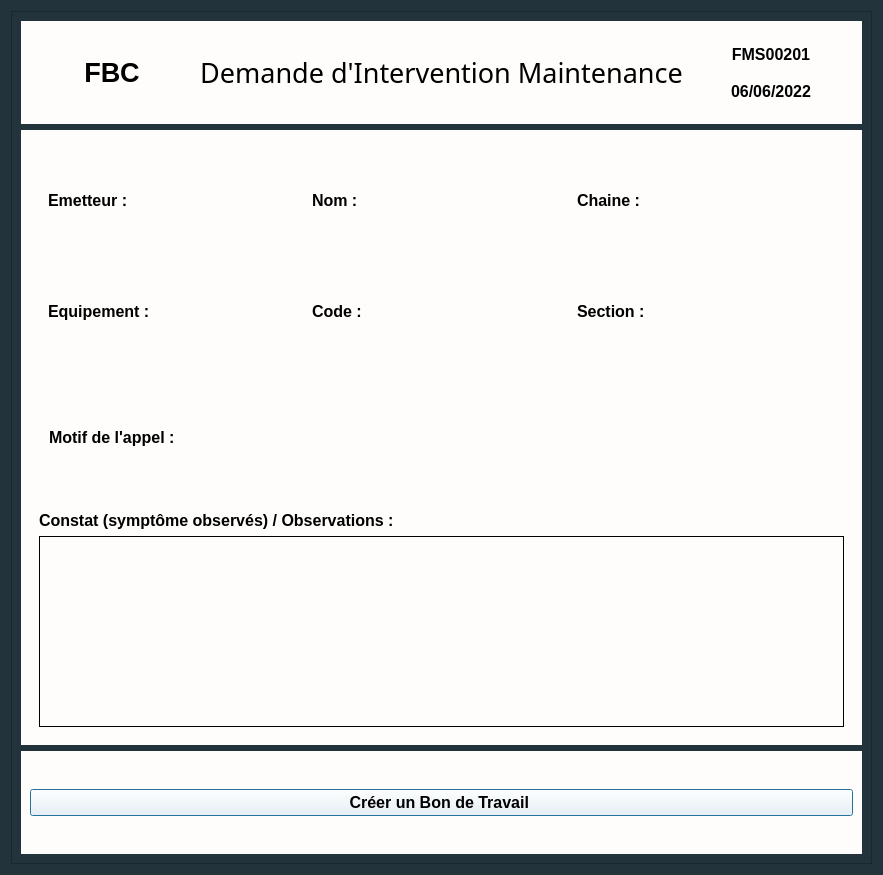
<?xml version="1.0" encoding="UTF-8"?>
<ui version="4.0">
 <class>Dialog</class>
 <widget class="QDialog" name="Dialog">
  <property name="geometry">
   <rect>
    <x>0</x>
    <y>0</y>
    <width>883</width>
    <height>875</height>
   </rect>
  </property>
  <property name="windowTitle">
   <string>Dialog</string>
  </property>
  <property name="styleSheet">
   <string notr="true">background-color : #22333B;
</string>
  </property>
  <layout class="QHBoxLayout" name="horizontalLayout_2">
   <item>
    <widget class="QFrame" name="frame">
     <property name="frameShape">
      <enum>QFrame::StyledPanel</enum>
     </property>
     <property name="frameShadow">
      <enum>QFrame::Raised</enum>
     </property>
     <layout class="QVBoxLayout" name="verticalLayout" stretch="1,6,1">
      <item>
       <widget class="QWidget" name="widget_3" native="true">
        <property name="styleSheet">
         <string notr="true">background-color : #FEFDFC;</string>
        </property>
        <layout class="QHBoxLayout" name="horizontalLayout" stretch="1,2,1">
         <item>
          <widget class="QLabel" name="fbc">
           <property name="font">
            <font>
             <family>Arial</family>
             <pointsize>20</pointsize>
             <weight>75</weight>
             <bold>true</bold>
            </font>
           </property>
           <property name="text">
            <string>FBC</string>
           </property>
           <property name="alignment">
            <set>Qt::AlignCenter</set>
           </property>
           <property name="margin">
            <number>0</number>
           </property>
          </widget>
         </item>
         <item>
          <widget class="QLabel" name="title">
           <property name="font">
            <font>
             <family>Modern No. 20</family>
             <pointsize>20</pointsize>
            </font>
           </property>
           <property name="text">
            <string>Demande d'Intervention Maintenance</string>
           </property>
           <property name="alignment">
            <set>Qt::AlignCenter</set>
           </property>
          </widget>
         </item>
         <item>
          <widget class="QWidget" name="widget_4" native="true">
           <layout class="QVBoxLayout" name="verticalLayout_2">
            <item>
             <widget class="QLabel" name="Id">
              <property name="font">
               <font>
                <family>Arial</family>
                <pointsize>12</pointsize>
                <weight>75</weight>
                <bold>true</bold>
               </font>
              </property>
              <property name="text">
               <string>FMS00201</string>
              </property>
              <property name="alignment">
               <set>Qt::AlignCenter</set>
              </property>
             </widget>
            </item>
            <item>
             <widget class="QLabel" name="Date">
              <property name="font">
               <font>
                <family>Arial</family>
                <pointsize>12</pointsize>
                <weight>75</weight>
                <bold>true</bold>
               </font>
              </property>
              <property name="text">
               <string>06/06/2022</string>
              </property>
              <property name="alignment">
               <set>Qt::AlignCenter</set>
              </property>
             </widget>
            </item>
           </layout>
          </widget>
         </item>
        </layout>
       </widget>
      </item>
      <item>
       <widget class="QWidget" name="widget_2" native="true">
        <property name="styleSheet">
         <string>background-color : #FEFDFC;</string>
        </property>
        <layout class="QVBoxLayout" name="verticalLayout_3" stretch="2,1,2">
         <item>
          <widget class="QWidget" name="widget_7" native="true">
           <layout class="QVBoxLayout" name="verticalLayout_4">
            <item>
             <widget class="QWidget" name="widget_8" native="true">
              <layout class="QHBoxLayout" name="horizontalLayout_3">
               <item>
                <widget class="QLabel" name="label_3">
                 <property name="font">
                  <font>
                   <family>Arial</family>
                   <pointsize>12</pointsize>
                   <weight>75</weight>
                   <bold>true</bold>
                  </font>
                 </property>
                 <property name="text">
                  <string>Emetteur :</string>
                 </property>
                </widget>
               </item>
               <item>
                <widget class="QLabel" name="NomEmetteur">
                 <property name="font">
                  <font>
                   <family>Arial</family>
                   <pointsize>12</pointsize>
                   <weight>75</weight>
                   <bold>true</bold>
                  </font>
                 </property>
                 <property name="text">
                  <string>Nom :</string>
                 </property>
                </widget>
               </item>
               <item>
                <widget class="QLabel" name="NumeroChaine">
                 <property name="font">
                  <font>
                   <family>Arial</family>
                   <pointsize>12</pointsize>
                   <weight>75</weight>
                   <bold>true</bold>
                  </font>
                 </property>
                 <property name="text">
                  <string>Chaine :</string>
                 </property>
                </widget>
               </item>
              </layout>
             </widget>
            </item>
            <item>
             <widget class="QWidget" name="widget_9" native="true">
              <property name="styleSheet">
               <string notr="true">QLineEdit{
	height : 25px;
}</string>
              </property>
              <layout class="QHBoxLayout" name="horizontalLayout_4" stretch="1,1,1">
               <item>
                <widget class="QLabel" name="EquipementNom">
                 <property name="font">
                  <font>
                   <family>Arial</family>
                   <pointsize>12</pointsize>
                   <weight>75</weight>
                   <bold>true</bold>
                  </font>
                 </property>
                 <property name="text">
                  <string>Equipement :</string>
                 </property>
                 <property name="alignment">
                  <set>Qt::AlignLeading|Qt::AlignLeft|Qt::AlignVCenter</set>
                 </property>
                 <property name="margin">
                  <number>0</number>
                 </property>
                </widget>
               </item>
               <item>
                <widget class="QLabel" name="EquipementCode">
                 <property name="font">
                  <font>
                   <family>Arial</family>
                   <pointsize>12</pointsize>
                   <weight>75</weight>
                   <bold>true</bold>
                  </font>
                 </property>
                 <property name="text">
                  <string>Code : </string>
                 </property>
                </widget>
               </item>
               <item>
                <widget class="QLabel" name="Section">
                 <property name="font">
                  <font>
                   <family>Arial</family>
                   <pointsize>12</pointsize>
                   <weight>75</weight>
                   <bold>true</bold>
                  </font>
                 </property>
                 <property name="text">
                  <string>Section :</string>
                 </property>
                </widget>
               </item>
              </layout>
             </widget>
            </item>
           </layout>
          </widget>
         </item>
         <item>
          <widget class="QWidget" name="widget_5" native="true">
           <property name="styleSheet">
            <string notr="true"/>
           </property>
           <layout class="QHBoxLayout" name="horizontalLayout_5">
            <item>
             <widget class="QLabel" name="label">
              <property name="font">
               <font>
                <family>Arial</family>
                <pointsize>12</pointsize>
                <weight>75</weight>
                <bold>true</bold>
               </font>
              </property>
              <property name="styleSheet">
               <string notr="true">margin-left:6px;</string>
              </property>
              <property name="text">
               <string>Motif de l'appel :</string>
              </property>
             </widget>
            </item>
           </layout>
          </widget>
         </item>
         <item>
          <widget class="QWidget" name="widget_6" native="true">
           <property name="styleSheet">
            <string notr="true"/>
           </property>
           <layout class="QVBoxLayout" name="verticalLayout_5">
            <item>
             <widget class="QLabel" name="label_2">
              <property name="font">
               <font>
                <family>Arial</family>
                <pointsize>12</pointsize>
                <weight>75</weight>
                <bold>true</bold>
               </font>
              </property>
              <property name="text">
               <string>Constat (symptôme observés) / Observations :</string>
              </property>
             </widget>
            </item>
            <item>
             <widget class="QTextEdit" name="Observation">
              <property name="font">
               <font>
                <family>Arial</family>
                <pointsize>10</pointsize>
                <weight>75</weight>
                <bold>true</bold>
               </font>
              </property>
              <property name="styleSheet">
               <string notr="true">border : 1px solid black;</string>
              </property>
              <property name="readOnly">
               <bool>true</bool>
              </property>
              <property name="html">
               <string>&lt;!DOCTYPE HTML PUBLIC &quot;-//W3C//DTD HTML 4.0//EN&quot; &quot;http://www.w3.org/TR/REC-html40/strict.dtd&quot;&gt;
&lt;html&gt;&lt;head&gt;&lt;meta name=&quot;qrichtext&quot; content=&quot;1&quot; /&gt;&lt;style type=&quot;text/css&quot;&gt;
p, li { white-space: pre-wrap; }
&lt;/style&gt;&lt;/head&gt;&lt;body style=&quot; font-family:'Arial'; font-size:10pt; font-weight:600; font-style:normal;&quot;&gt;
&lt;p style=&quot;-qt-paragraph-type:empty; margin-top:0px; margin-bottom:0px; margin-left:0px; margin-right:0px; -qt-block-indent:0; text-indent:0px;&quot;&gt;&lt;br /&gt;&lt;/p&gt;&lt;/body&gt;&lt;/html&gt;</string>
              </property>
             </widget>
            </item>
           </layout>
          </widget>
         </item>
        </layout>
       </widget>
      </item>
      <item>
       <widget class="QWidget" name="widget" native="true">
        <property name="styleSheet">
         <string notr="true">background-color : #FEFDFC;</string>
        </property>
        <layout class="QVBoxLayout" name="verticalLayout_6" stretch="0">
         <item>
          <widget class="QPushButton" name="Sumbit">
           <property name="font">
            <font>
             <family>Arial</family>
             <pointsize>12</pointsize>
             <weight>75</weight>
             <bold>true</bold>
            </font>
           </property>
           <property name="cursor">
            <cursorShape>PointingHandCursor</cursorShape>
           </property>
           <property name="styleSheet">
            <string notr="true">QPushButton{
height : 25px;
background-color :#00A8E8;
}


QPushButton:hover{
	background-color: rgb(0, 92, 157);
};</string>
           </property>
           <property name="text">
            <string>Créer un Bon de Travail </string>
           </property>
          </widget>
         </item>
        </layout>
       </widget>
      </item>
     </layout>
    </widget>
   </item>
  </layout>
 </widget>
 <resources/>
 <connections/>
</ui>
